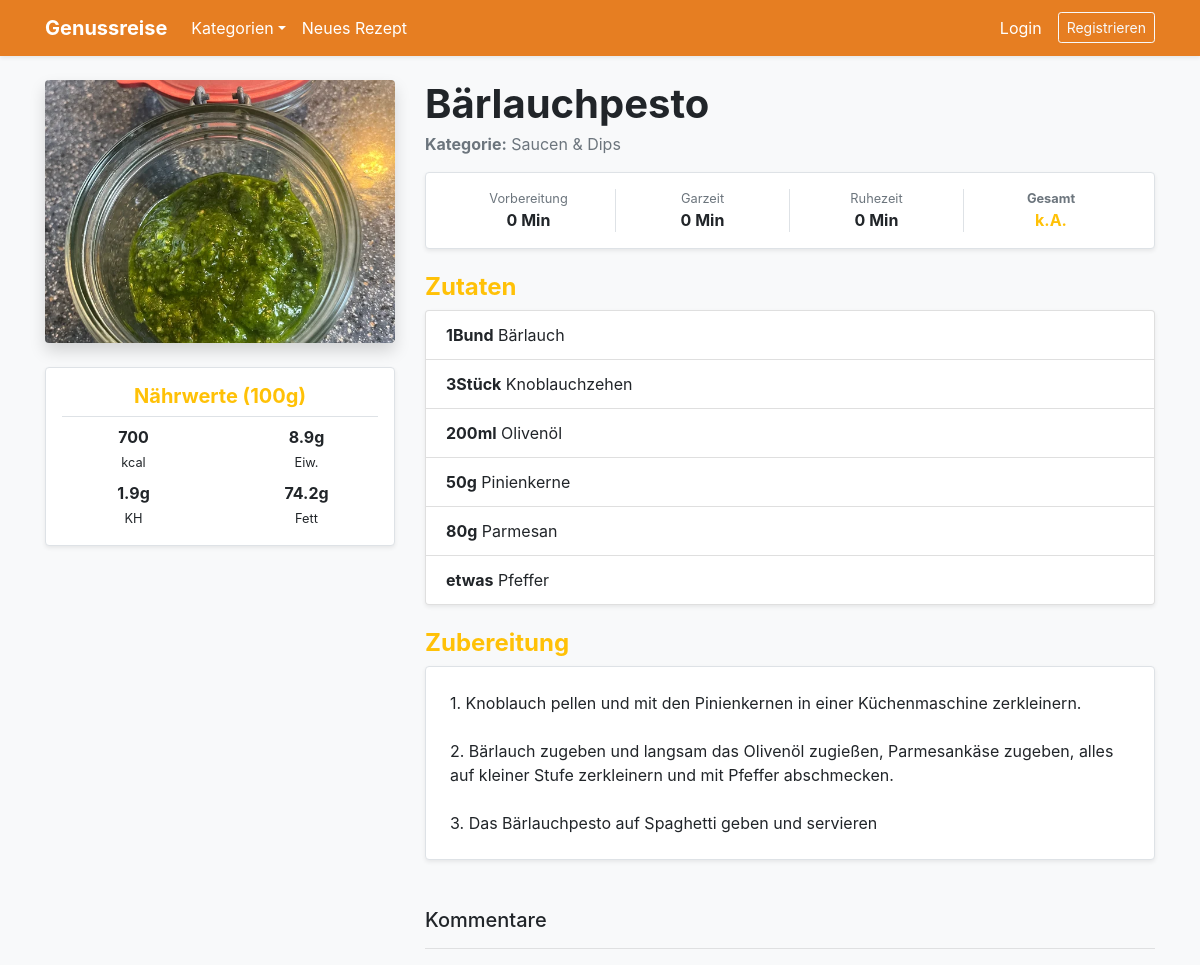
The app's page /recipe/1, older data.
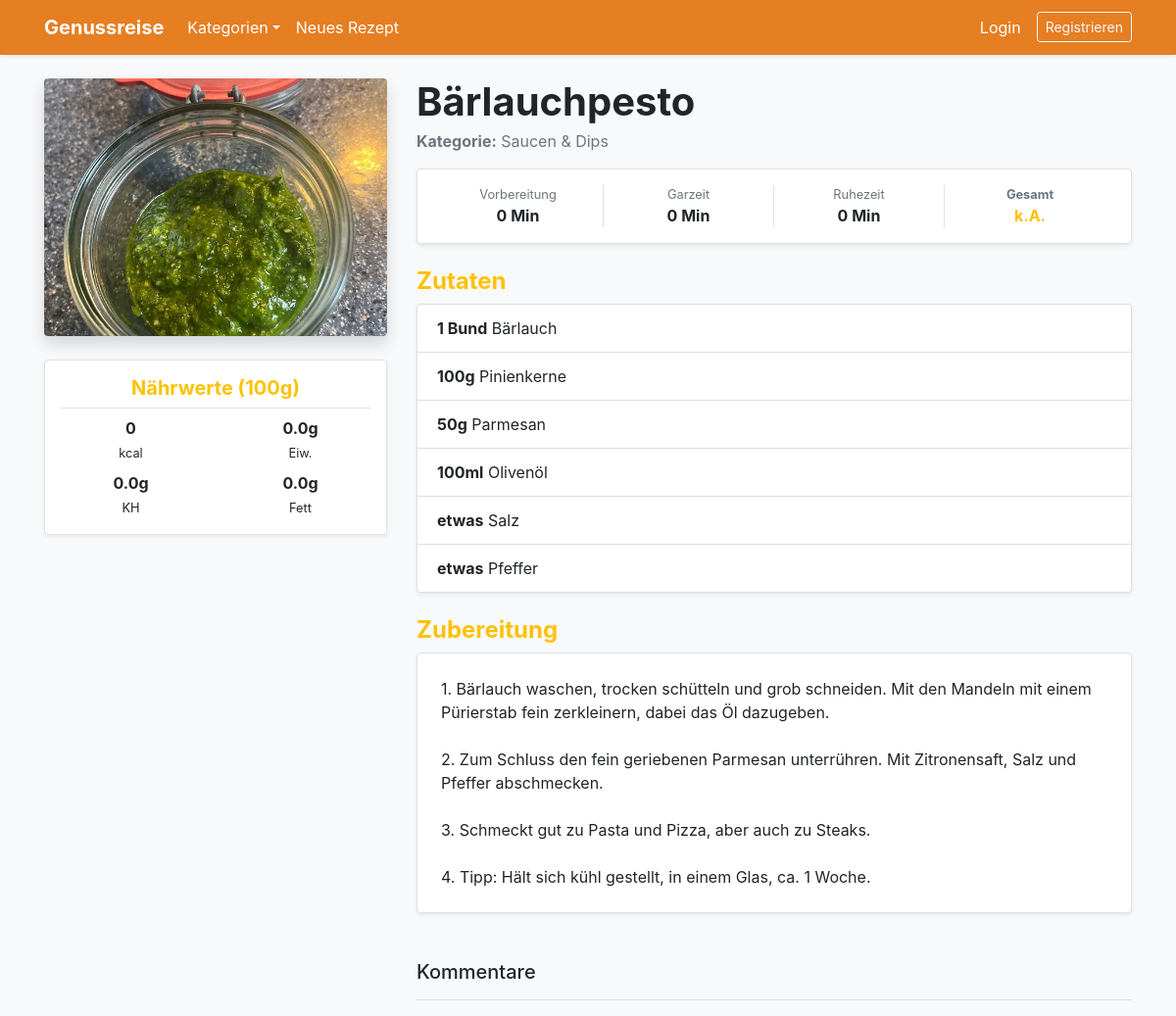
The same page, newer data.
### app.py (models this page shows)
class Recipe(db.Model):
    id = db.Column(db.Integer, primary_key=True)
    name = db.Column(db.String(100), nullable=False)
    instructions = db.Column(db.Text, nullable=False)
    image_file = db.Column(db.String(100), nullable=False, default='default.jpg')
    prep_time = db.Column(db.Integer, default=0)
    cook_time = db.Column(db.Integer, default=0)
    rest_time = db.Column(db.Integer, default=0)
    servings = db.Column(db.Integer, default=1)
    calories = db.Column(db.Integer, default=0)
    protein = db.Column(db.Float, default=0.0)
    carbs = db.Column(db.Float, default=0.0)
    fat = db.Column(db.Float, default=0.0)
    rating_sum = db.Column(db.Integer, default=0)
    rating_count = db.Column(db.Integer, default=0)
    user_id = db.Column(db.Integer, db.ForeignKey('user.id'), nullable=False)
    category_id = db.Column(db.Integer, db.ForeignKey('category.id'), nullable=True)
    ingredients = db.relationship('Ingredient', backref='recipe', lazy=True, cascade="all, delete-orphan")
    comments = db.relationship('Comment', backref='recipe', lazy=True, cascade="all, delete-orphan")
    @property
    def total_time_formatted(self):
        total = (self.prep_time or 0) + (self.cook_time or 0) + (self.rest_time or 0)
        if total == 0: return "k.A."
        if total >= 60:
            h, m = total // 60, total % 60
            return f"{h} Std. {m} Min." if m > 0 else f"{h} Std."
        return f"{total} Min."

class Category(db.Model):
    id = db.Column(db.Integer, primary_key=True)
    name = db.Column(db.String(50), unique=True, nullable=False)
    recipes = db.relationship('Recipe', backref='category_rel', lazy=True)

class Ingredient(db.Model):
    id = db.Column(db.Integer, primary_key=True)
    name = db.Column(db.String(100), nullable=False)
    amount = db.Column(db.String(50))
    recipe_id = db.Column(db.Integer, db.ForeignKey('recipe.id'), nullable=False)

### app.py (the view, shortened to what this page needs)
@app.route("/recipe/<int:recipe_id>", methods=['GET', 'POST'])
def recipe_detail(recipe_id):
    r = Recipe.query.get_or_404(recipe_id)
    is_fav = Favorite.query.filter_by(user_id=current_user.id, recipe_id=r.id).first() is not None if current_user.is_authenticated else False
    avg = round(r.rating_sum / r.rating_count, 1) if r.rating_count > 0 else 0
    return render_template('recipe_detail.html', recipe=r, avg_rating=avg, is_fav=is_fav)

### app.py (called while the page is built)
@app.context_processor
def inject_categories():
    return dict(all_categories=Category.query.order_by(Category.name).all())

### templates/recipe_detail.html (shortened to what this page needs)
{% extends "base.html" %}
{% block content %}
<div class="row">
    <aside class="col-md-4 text-center">
        <img src="{{ url_for('static', filename='uploads/' + recipe.image_file) }}" class="img-fluid rounded shadow mb-4">
        <div class="p-3 bg-white border rounded shadow-sm">
            <h5 class="text-warning border-bottom pb-2 font-weight-bold">Nährwerte (100g)</h5>
            <div class="row mt-2">
                <div class="col-6 mb-2"><strong>{{ recipe.calories }}</strong><br><small>kcal</small></div>
                <div class="col-6 mb-2"><strong>{{ recipe.protein }}g</strong><br><small>Eiw.</small></div>
                <div class="col-6"><strong>{{ recipe.carbs }}g</strong><br><small>KH</small></div>
                <div class="col-6"><strong>{{ recipe.fat }}g</strong><br><small>Fett</small></div>
            </div>
        </div>
    </aside>
    <section class="col-md-8">
        <div class="d-flex align-items-center justify-content-between mb-1">
            <div class="d-flex align-items-center">
                <h1 class="font-weight-bold mb-0 mr-3">{{ recipe.name }}</h1>
            </div>
        </div>
        <p class="text-muted mb-3"><strong>Kategorie:</strong> {{ recipe.category_rel.name if recipe.category_rel else 'Allgemein' }}</p>
        <div class="row text-center mb-4 p-3 bg-white border rounded mx-0 shadow-sm">
            <div class="col-3 border-right"><small class="text-muted d-block">Vorbereitung</small><strong>{{ recipe.prep_time }} Min</strong></div>
            <div class="col-3 border-right"><small class="text-muted d-block">Garzeit</small><strong>{{ recipe.cook_time }} Min</strong></div>
            <div class="col-3 border-right"><small class="text-muted d-block">Ruhezeit</small><strong>{{ recipe.rest_time }} Min</strong></div>
            <div class="col-3"><small class="text-muted d-block text-warning font-weight-bold">Gesamt</small><strong class="text-warning">{{ recipe.total_time_formatted }}</strong></div>
        </div>
        <h4 class="text-warning font-weight-bold">Zutaten</h4>
        <ul class="list-group mb-4 shadow-sm">{% for ing in recipe.ingredients %}<li class="list-group-item"><strong>{{ ing.amount }}</strong> {{ ing.name }}</li>{% endfor %}</ul>
        <h4 class="text-warning font-weight-bold">Zubereitung</h4>
        <div class="p-4 bg-white border rounded mb-5 shadow-sm" style="white-space: pre-line;">{{ recipe.instructions }}</div>
        <h5>Kommentare</h5><hr>
    </section>
</div>
{% endblock %}

### templates/base.html (shortened to what this page needs)
<!DOCTYPE html>
<html lang="de">
<head>
    <link rel="stylesheet" href="https://stackpath.bootstrapcdn.com/bootstrap/4.5.2/css/bootstrap.min.css">
    <link rel="stylesheet" href="https://cdnjs.cloudflare.com/ajax/libs/font-awesome/5.15.4/css/all.min.css">
</head>
<body class="bg-light">
    <nav class="navbar navbar-expand-lg navbar-dark navbar-custom shadow-sm">
        <div class="container">
            <a class="navbar-brand font-weight-bold" href="{{ url_for('index') }}">Genussreise</a>
            <div class="collapse navbar-collapse">
                <ul class="navbar-nav mr-auto">
                    <li class="nav-item dropdown">
                        <a class="nav-link dropdown-toggle text-white" href="#" data-toggle="dropdown">Kategorien</a>
                    </li>
                    <li class="nav-item"><a class="nav-link text-white" href="{{ url_for('add_recipe') }}">Neues Rezept</a></li>
                </ul>
                <ul class="navbar-nav">
                    {% if current_user.is_authenticated %}
                        <li class="nav-item dropdown">
                            <a class="nav-link dropdown-toggle text-white font-weight-bold" href="#" data-toggle="dropdown">{{ current_user.username }}</a>
                            <div class="dropdown-menu dropdown-menu-right">
                                <a class="dropdown-item" href="{{ url_for('profile') }}">Profil</a>
                                <a class="dropdown-item" href="{{ url_for('favorites') }}"><i class="fas fa-heart text-warning"></i> Favoriten</a>
                                {% if current_user.is_admin %}<a class="dropdown-item" href="{{ url_for('admin_users') }}">Admin: User</a>{% endif %}
                                <div class="dropdown-divider"></div>
                                <a class="dropdown-item text-danger" href="{{ url_for('logout') }}">Logout</a>
                            </div>
                        </li>
                    {% else %}
                        <li class="nav-item"><a class="nav-link text-white" href="{{ url_for('login') }}">Login</a></li>
                        <li class="nav-item ml-2"><a class="btn btn-outline-light btn-sm mt-1" href="{{ url_for('register') }}">Registrieren</a></li>
                    {% endif %}
                </ul>
            </div>
        </div>
    </nav>
    <div class="container mt-4">
        {% block content %}{% endblock %}
    </div>
</body>
</html>

### templates/base.html (style rules this page uses)
.navbar-custom { background-color: #e67e22; }

Row changes from the older to the newer data that the page shows:
removed Ingredient: amount "3Stück", name "Knoblauchzehen"
removed Ingredient: amount "200ml", name "Olivenöl"
removed Ingredient: amount "50g", name "Pinienkerne"
removed Ingredient: amount "80g", name "Parmesan"
changed Recipe "Bärlauchpesto": calories "700" → "0"; protein "8.9" → "0.0"; carbs "1.9" → "0.0"; fat "74.2" → "0.0"; instructions "1. Knoblauch pellen und mit den Pinienkernen in einer Küchenmaschine zerkleinern. 2. Bärlauch zugeben und langsam das Olivenöl zugießen, Parmesankäse zugeben, alles auf kleiner Stufe zerkleinern und mit Pfeffer abschmecken. 3. Das Bärlauchpesto auf Spaghetti geben und servieren" → "1. Bärlauch waschen, trocken schütteln und grob schneiden. Mit den Mandeln mit einem Pürierstab fein zerkleinern, dabei das Öl dazugeben. 2. Zum Schluss den fein geriebenen Parmesan unterrühren. Mit Zitronensaft, Salz und Pfeffer abschmecken. 3. Schmeckt gut zu Pasta und Pizza, aber auch zu Steaks. 4. Tipp: Hält sich kühl gestellt, in einem Glas, ca. 1 Woche."
changed Ingredient "Bärlauch": amount "1Bund" → "1 Bund"
added Ingredient: amount "100g", name "Pinienkerne"
added Ingredient: amount "50g", name "Parmesan"
added Ingredient: amount "100ml", name "Olivenöl"
added Ingredient: amount "etwas", name "Salz"
